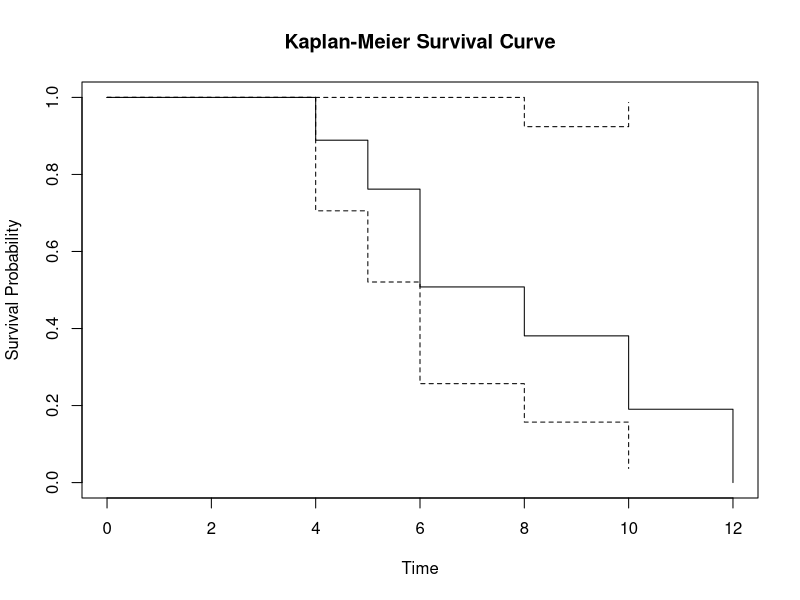

Write the R code that produced this figure.
install.packages("survival")
library(survival)
# Example data
time <- c(5, 6, 6, 2, 4, 4, 8, 8, 10, 12)  # Survival times
status <- c(1, 1, 1, 0, 1, 0, 1, 0, 1, 1)  # Event occurred (1) or censored (0)
surv_object <- Surv(time, status)
km_fit <- survfit(surv_object ~ 1)
summary(km_fit)
plot(km_fit, xlab = "Time", ylab = "Survival Probability", main = "Kaplan-Meier Survival Curve")